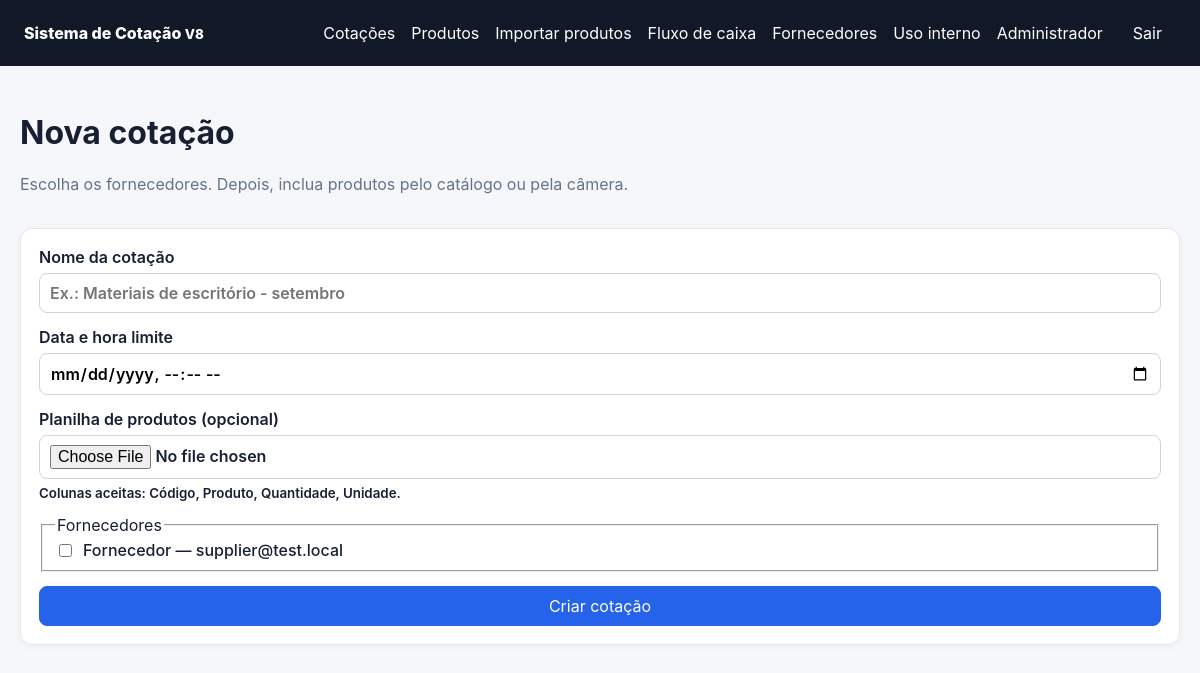
The app's page /admin/cotacoes/nova (signed in) with its own data.
### app/models.py (models this page shows)
class User(Base):
    __tablename__ = "users"
    id: Mapped[int] = mapped_column(primary_key=True)
    name: Mapped[str] = mapped_column(String(120))
    email: Mapped[str] = mapped_column(String(180), unique=True, index=True)
    password_hash: Mapped[str] = mapped_column(String(255))
    role: Mapped[str] = mapped_column(String(20), default="supplier")
    company_name: Mapped[str | None] = mapped_column(String(180), nullable=True)
    active: Mapped[bool] = mapped_column(Boolean, default=True)
    must_change_password: Mapped[bool] = mapped_column(Boolean, default=False)

### app/main.py (the view)
@app.get("/admin/cotacoes/nova", response_class=HTMLResponse)
def new_quote_page(request: Request, db: Session = Depends(get_db)):
    user = require_role(request, db, "admin")
    suppliers = db.scalars(select(User).where(and_(User.role == "supplier", User.active == True)).order_by(User.company_name)).all()
    return templates.TemplateResponse(request, "admin_quote_new.html", {"user": user, "suppliers": suppliers, "error": None})

### app/templates/admin_quote_new.html (shortened to what this page needs)
{% extends 'base.html' %}
{% block content %}
<div class="page-head"><div><h1>Nova cotação</h1><p class="muted">Escolha os fornecedores. Depois, inclua produtos pelo catálogo ou pela câmera.</p></div></div>
<div class="card">
<form method="post" enctype="multipart/form-data" class="stack">
<label>Nome da cotação<input name="title" placeholder="Ex.: Materiais de escritório - setembro" required></label>
<label>Data e hora limite<input type="datetime-local" name="deadline" required></label>
<label>Planilha de produtos (opcional)<input type="file" name="product_file" accept=".xlsx,.csv"><small>Colunas aceitas: Código, Produto, Quantidade, Unidade.</small></label>
<fieldset><legend>Fornecedores</legend><div class="checks">{% for s in suppliers %}<label class="check"><input type="checkbox" name="suppliers" value="{{ s.id }}"> <span>{{ s.company_name or s.name }} — {{ s.email }}</span></label>{% else %}<p>Cadastre fornecedores primeiro.</p>{% endfor %}</div></fieldset>
<button class="primary">Criar cotação</button>
</form></div>
{% endblock %}

### app/templates/base.html (shortened to what this page needs)
<!doctype html>
<html lang="pt-BR">
<head>
  <link rel="stylesheet" href="/static/style.css?v=10">
</head>
<body>
<header class="topbar">
  <div class="brand">Sistema de Cotação <small class="app-version">V8</small></div>
  {% if user %}
  <div class="nav">
    {% if user.role == 'admin' %}<a href="/admin">Cotações</a><a href="/admin/produtos">Produtos</a><a href="/admin/importacao-produtos">Importar produtos</a><a href="/admin/financeiro">Fluxo de caixa</a><a href="/admin/fornecedores">Fornecedores</a><a href="/uso-interno">Uso interno</a>{% elif user.role == 'employee' %}<a href="/uso-interno">Registrar retirada</a><a href="/uso-interno/alterar-senha">Alterar senha</a>{% else %}<a href="/fornecedor">Minhas cotações</a><a href="/fornecedor/alterar-senha">Alterar senha</a>{% endif %}
    <span>{{ user.name }}</span>
    <form action="/logout" method="post"><button class="link-btn">Sair</button></form>
  </div>
  {% endif %}
</header>
<main class="container">{% block content %}{% endblock %}</main>
</body>
</html>

### app/static/style.css (style rules this page uses)
:root { font-family:Inter,ui-sans-serif,system-ui,-apple-system,BlinkMacSystemFont,"Segoe UI",sans-serif;color:#172033;background:#f5f7fb }
* { box-sizing:border-box }
body { margin:0 }
.topbar { display:flex;justify-content:space-between;align-items:center;padding:14px 24px;background:#111827;color:#fff }
.brand { font-weight:800 }
.nav { display:flex;gap:16px;align-items:center }
.nav a,.link-btn { color:#fff;text-decoration:none;background:none;border:0;cursor:pointer;font:inherit }
.nav form { margin:0 }
.container { max-width:1500px;margin:26px auto;padding:0 20px }
.page-head { display:flex;justify-content:space-between;gap:16px;align-items:center;margin-bottom:18px }
.card { background:#fff;border:1px solid #e5e7eb;border-radius:12px;padding:18px;margin-bottom:18px;box-shadow:0 2px 8px rgba(15,23,42,.04) }
.stack { display:grid;gap:14px }
label { display:grid;gap:6px;font-weight:600 }
input,select,textarea,button,.button { font:inherit }
input,select,textarea { width:100%;padding:9px 10px;border:1px solid #cbd5e1;border-radius:8px;background:#fff }
button,.button { border:1px solid #cbd5e1;border-radius:8px;padding:9px 14px;background:#fff;color:#172033;text-decoration:none;cursor:pointer;display:inline-block }
.primary { background:#2563eb;color:#fff;border-color:#2563eb }
.muted { color:#64748b }
.checks { display:grid;gap:8px }
.check { display:flex;align-items:center;gap:8px;font-weight:500 }
.check input { width:auto }

### records on screen
User: name "Administrador"
User: company_name+name "Fornecedor", email "supplier@test.local"
